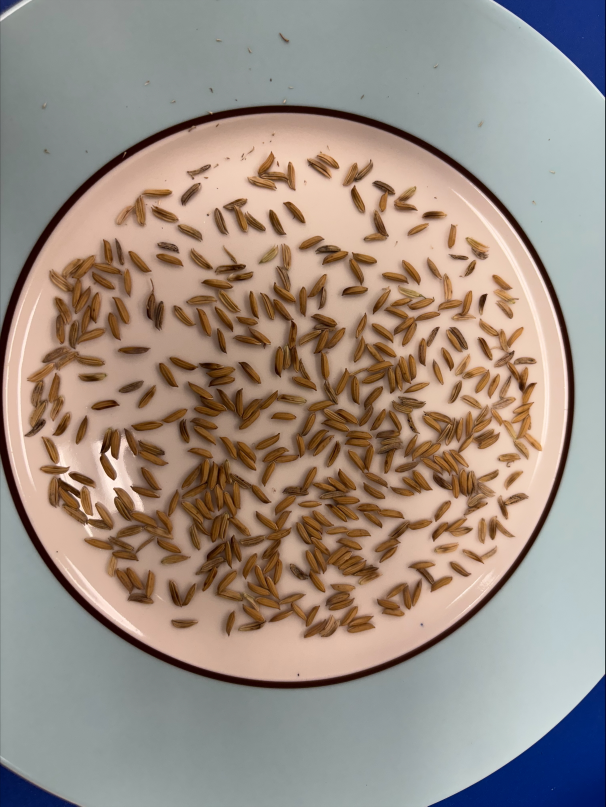
#> input picture data/raw/variety_A/test image.jpeg, 1816 x 2420 px (shown at 1/3 size)
$ python -i overlapping_seeds_segmenter.py   (imports and definitions only)
#> lines starting #> are read from the running program, lines starting #| are printed output that depends on the picture; after the words box and inside, x2 and y2 are one past the last pixel; in counts of white or black regions, pixels touching at a corner belong together
#> further down, picture is the input picture: shape (2420, 1816, 3); mean B, G, R 132.5, 142.9, 156.2
#!/usr/bin/env python3
"""
Overlapping Seeds Segmentation

Specialized methods for separating touching/overlapping rice seeds.
Uses advanced watershed and morphological operations.
"""

import cv2
import numpy as np
from skimage import measure, morphology
try:
    from skimage.feature import peak_local_maxima
except ImportError:
    from scipy.ndimage import maximum_filter
    from scipy.ndimage import generate_binary_structure
    # [11 lines left out: function peak_local_maxima, not called in this run]
from skimage.segmentation import watershed
from scipy import ndimage
import matplotlib.pyplot as plt


class OverlappingSeedsSegmenter:
    """
    Specialized segmenter for handling overlapping/touching rice seeds.
    Uses aggressive watershed and morphological separation.
    """

    def __init__(self, min_seed_area: int = 300, max_seed_area: int = 8000,
                 min_distance: int = 15, sensitivity: float = 0.5):
        """
        Initialize the overlapping seeds segmenter.

        Args:
            min_seed_area: Minimum area for valid seed (pixels)
            max_seed_area: Maximum area for valid seed (pixels)
            min_distance: Minimum distance between seed centers (lower = more sensitive)
            sensitivity: Watershed sensitivity (0.1-1.0, lower = more aggressive separation)
        """
        self.min_seed_area = min_seed_area
        self.max_seed_area = max_seed_area
        self.min_distance = min_distance
        self.sensitivity = sensitivity

    def preprocess_image(self, image: np.ndarray) -> np.ndarray:
        """
        Preprocess image for better separation of touching seeds.

        Args:
            image: Input BGR image

        Returns:
            Preprocessed grayscale image
        """
        # Convert to grayscale
        if len(image.shape) == 3:
            gray = cv2.cvtColor(image, cv2.COLOR_BGR2GRAY)
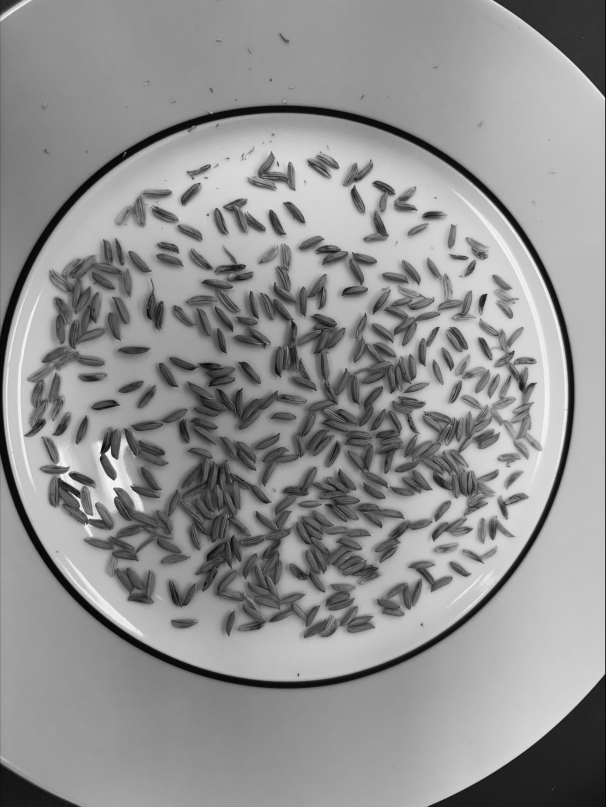
#> gray: shape (2420, 1816) (shown at 1/3 size); min 3, max 254, mean 145.7
        else:
            gray = image.copy()

        # Apply CLAHE for better contrast
        clahe = cv2.createCLAHE(clipLimit=3.0, tileGridSize=(8, 8))
        enhanced = clahe.apply(gray)
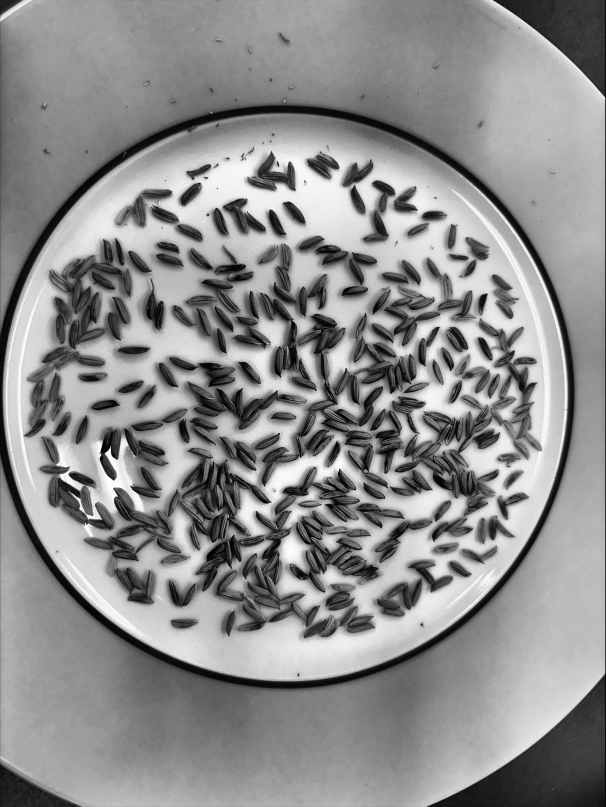
#> enhanced: shape (2420, 1816) (shown at 1/3 size); min 0, max 255, mean 142

        # Denoise while preserving edges
        denoised = cv2.bilateralFilter(enhanced, 9, 75, 75)

        return denoised

    def create_binary_mask(self, gray_image: np.ndarray, method: str = 'adaptive') -> np.ndarray:
        """
        Create binary mask with optimal settings for touching seeds.

        Args:
            gray_image: Grayscale image
            method: 'otsu', 'adaptive', or 'combined'

        Returns:
            Binary mask
        """
#> called with method = 'adaptive'
        if method == 'otsu':
            _, binary = cv2.threshold(gray_image, 0, 255, cv2.THRESH_BINARY_INV + cv2.THRESH_OTSU)

        elif method == 'adaptive':
            binary = cv2.adaptiveThreshold(
                gray_image, 255, cv2.ADAPTIVE_THRESH_GAUSSIAN_C,
                cv2.THRESH_BINARY_INV, 35, 10
            )
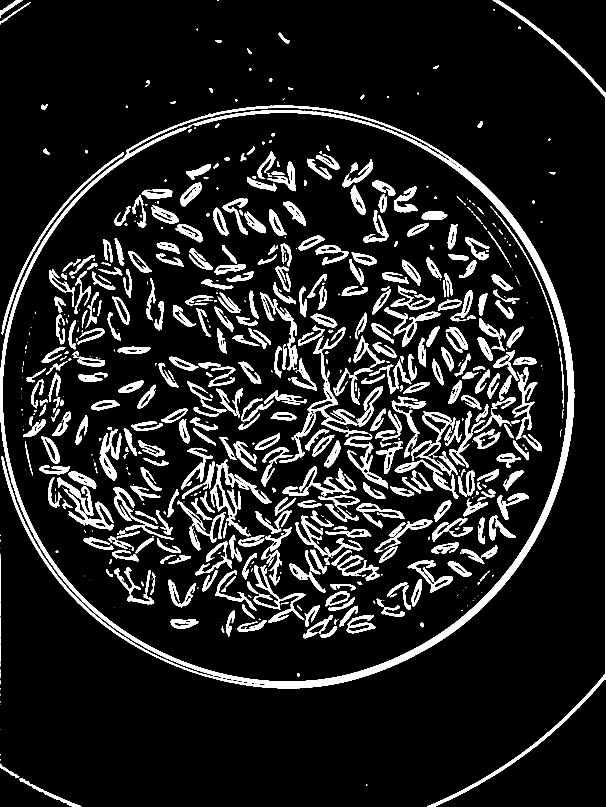
#> binary: shape (2420, 1816) (shown at 1/3 size); 11.4% white; 796 white regions (261 under 20 px), largest, box (x1, y1, x2, y2) and area: (0, 317, 1723, 2065) 84876, (1281, 0, 1816, 2420) 11856, (631, 1377, 814, 1609) 7405

        elif method == 'combined':
            # Use both methods and combine
            _, otsu = cv2.threshold(gray_image, 0, 255, cv2.THRESH_BINARY_INV + cv2.THRESH_OTSU)
            adaptive = cv2.adaptiveThreshold(
                gray_image, 255, cv2.ADAPTIVE_THRESH_GAUSSIAN_C,
                cv2.THRESH_BINARY_INV, 35, 10
            )
            binary = cv2.bitwise_and(otsu, adaptive)

        else:
            raise ValueError(f"Unknown method: {method}")

        # Clean up noise
        kernel = cv2.getStructuringElement(cv2.MORPH_ELLIPSE, (3, 3))
        binary = cv2.morphologyEx(binary, cv2.MORPH_OPEN, kernel, iterations=2)
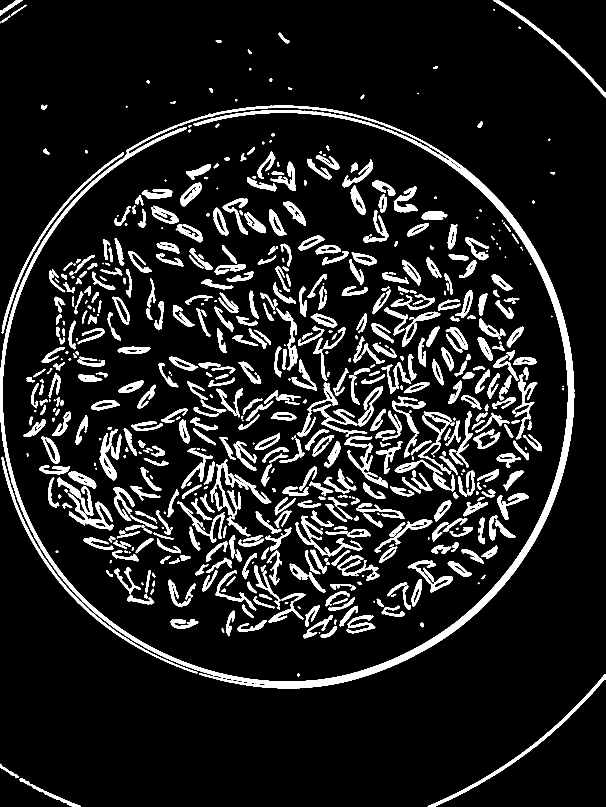
#> binary: shape (2420, 1816) (shown at 1/3 size); 10.8% white; 720 white regions (48 under 20 px), largest, box (x1, y1, x2, y2) and area: (0, 317, 1723, 2065) 78749, (1283, 2022, 1816, 2420) 6038, (5, 1370, 593, 2021) 5957
        binary = cv2.morphologyEx(binary, cv2.MORPH_CLOSE, kernel, iterations=2)
#> binary: shape (2420, 1816); 11% white; 599 white regions (35 under 20 px), largest, box (x1, y1, x2, y2) and area: (0, 317, 1723, 2065) 79319, (172, 1433, 340, 1591) 6442, (1283, 2022, 1816, 2420) 6046

        return binary

    def separate_touching_seeds(self, binary_mask: np.ndarray) -> np.ndarray:
        """
        Apply advanced watershed algorithm to separate touching seeds.

        Args:
            binary_mask: Binary mask with seeds

        Returns:
            Labeled image with separated seeds
        """
        # Distance transform - measures distance to nearest background pixel
        dist_transform = cv2.distanceTransform(binary_mask, cv2.DIST_L2, 5)
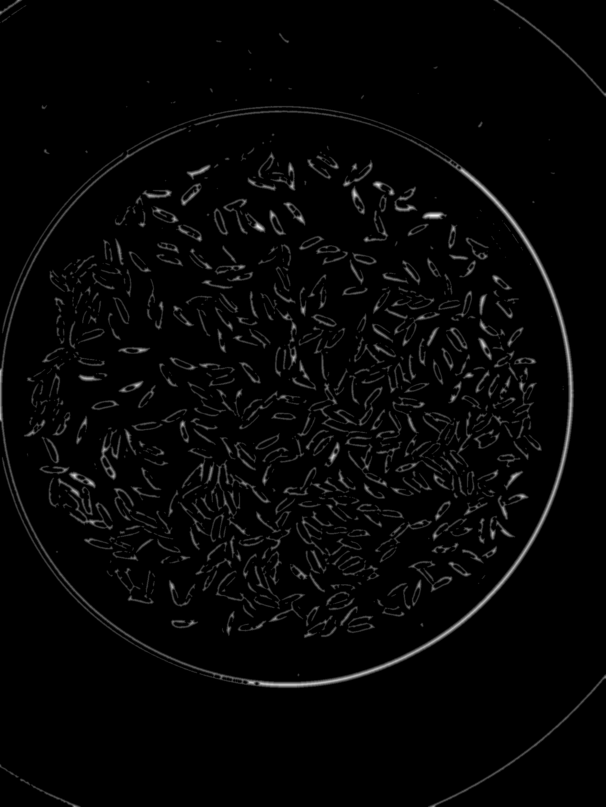
#> dist_transform: shape (2420, 1816) float32 (shown at 1/3 size); min 0, max 13, mean 0.309; drawn with min black and max white

        # Normalize distance transform
        dist_norm = cv2.normalize(dist_transform, None, 0, 1.0, cv2.NORM_MINMAX)

        # Find local maxima (seed centers)
        # Lower min_distance = more sensitive to separate touching seeds
#> (the run stopped early here; a loop or call above may not have finished)
